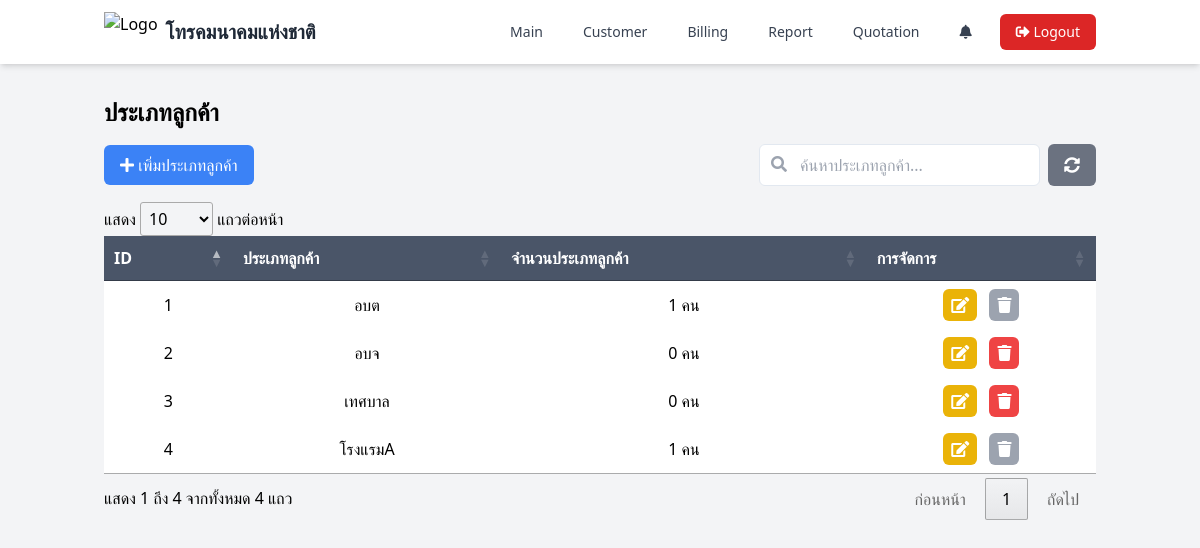
Page /page/type_customer.php (signed in) on the committed database.
### tables this page shows
CREATE TABLE `customer_types` (
  `id_customer_type` int(11) NOT NULL,
  `type_customer` varchar(255) NOT NULL
);

### function/functions.php (called while the page is built, shortened)
<?php
require_once  '../config/config.php';
function getCustomerTypes() {
    global $conn;
    $sql = "SELECT * FROM customer_types";
    $result = $conn->query($sql);
    $types = [];
    if ($result->num_rows > 0) {
        while($row = $result->fetch_assoc()) {
            $types[] = $row;
        }
    }
    return $types;
}
function getCustomerCountByType($id_customer_type) {
    global $conn;
    $sql = "SELECT COUNT(*) as count FROM customers WHERE id_customer_type = ?";
    $stmt = $conn->prepare($sql);
    $stmt->bind_param("i", $id_customer_type);
    $stmt->execute();
    $result = $stmt->get_result();
    $row = $result->fetch_assoc();
    return $row['count'];
}
?>

### page/type_customer.php (the view, shortened to what this page needs)
<?php
require_once '../config/config.php';
require_once '../function/functions.php';
$customerTypes = getCustomerTypes();
?>
<!DOCTYPE html>
<html lang="en">
<head>
    <script src="https://cdn.tailwindcss.com"></script>
    <link rel="stylesheet" href="https://cdnjs.cloudflare.com/ajax/libs/font-awesome/5.15.4/css/all.min.css">
    <link rel="stylesheet" type="text/css" href="https://cdn.datatables.net/1.11.5/css/jquery.dataTables.css">
</head>
<body class="bg-gray-100">
    <?php include './components/navbar.php'; ?>
    <div class="container mx-auto px-4 py-8">
        <h1 class="text-2xl font-bold mb-4">ประเภทลูกค้า</h1>
        <div class="flex flex-wrap items-center justify-between mb-4">
            <div class="flex flex-wrap items-center gap-2">
                <button onclick="openModal('add')" class="bg-blue-500 text-white px-4 py-2 rounded-md">
                    <i class="fas fa-plus"></i> เพิ่มประเภทลูกค้า
                </button>
            </div>
            <div class="flex flex-wrap gap-2">
                <div class="relative">
                    <input type="text" id="searchType" placeholder="ค้นหาประเภทลูกค้า..." class="border p-2 rounded-md pl-10">
                    <i class="fas fa-search absolute left-3 top-3 text-gray-400"></i>
                </div>
                <button onclick="resetSearch()" class="bg-gray-500 text-white px-4 py-2 rounded-md">
                    <i class="fas fa-sync-alt"></i>
                </button>
            </div>
        </div>
        <table id="customerTypeTable" class="min-w-full">
            <thead>
                <tr>
                    <th class="py-2">ID</th>
                    <th class="py-2">ประเภทลูกค้า</th>
                    <th class="py-2">จำนวนประเภทลูกค้า</th>
                    <th class="py-2">การจัดการ</th>
                </tr>
            </thead>
            <tbody>
                <?php foreach ($customerTypes as $type): ?>
                    <?php $customerCount = getCustomerCountByType($type['id_customer_type']); ?>
                    <tr>
                        <td class="py-2 text-center"><?= $type['id_customer_type'] ?></td>
                        <td class="py-2 text-center"><?= $type['type_customer'] ?></td>
                        <td class="py-2 text-center">
                            <?= $customerCount ?> คน
                        </td>
                        <td class="py-2 text-center">
                            <button onclick="openModal('edit', <?= $type['id_customer_type'] ?>)" class="bg-yellow-500 text-white px-2 py-1 rounded-md">
                                <i class="fas fa-edit"></i>
                            </button>
                            <?php if ($customerCount == 0): ?>
                                <button onclick="deleteCustomerType(<?= $type['id_customer_type'] ?>)" class="bg-red-500 text-white px-2 py-1 rounded-md ml-2">
                                    <i class="fas fa-trash"></i>
                                </button>
                            <?php else: ?>
                                <button class="bg-gray-400 text-white px-2 py-1 rounded-md ml-2" title="ไม่สามารถลบได้เนื่องจากมีลูกค้าใช้งานอยู่" disabled>
                                    <i class="fas fa-trash"></i>
                                </button>
                            <?php endif; ?>
                        </td>
                    </tr>
                <?php endforeach; ?>
            </tbody>
        </table>
    </div>
</body>
</html>

### page/type_customer.php (style rules this page uses)
.flex-wrap { gap: 0.5rem; }
.border { border: 1px solid #e2e8f0; }
.rounded-md { border-radius: 0.375rem; }
#customerTypeTable thead th { background-color: #4a5568; color: white; }
#customerTypeTable tbody tr { background-color:rgb(255, 255, 255); }

### rows in the picture
customer_types: id_customer_type "1", type_customer "อบต"
customer_types: id_customer_type "2", type_customer "อบจ", customerCount "0"
customer_types: id_customer_type "3", type_customer "เทศบาล", customerCount "0"
customer_types: id_customer_type "4", type_customer "โรงแรมA", customerCount "1"
